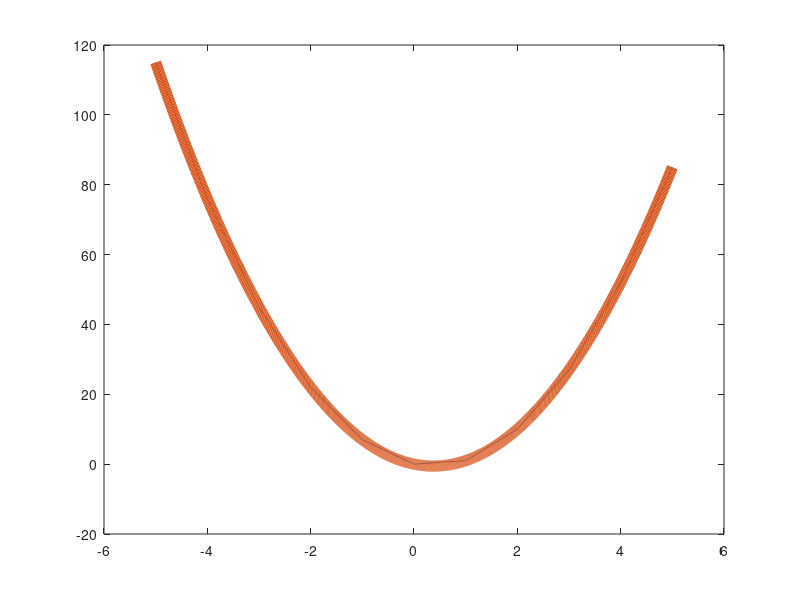

Write MATLAB code to recreate this figure.
x = -5:5;
x2= -5:0.01:5;

y = 4*x.^2 - 3*x;
y2 = 4*x2.^2 - 3*x2;

figure;
plot(x,y, x2,y2, 'LineWidth', 8);
%figure;
%plot(x2,y2);
